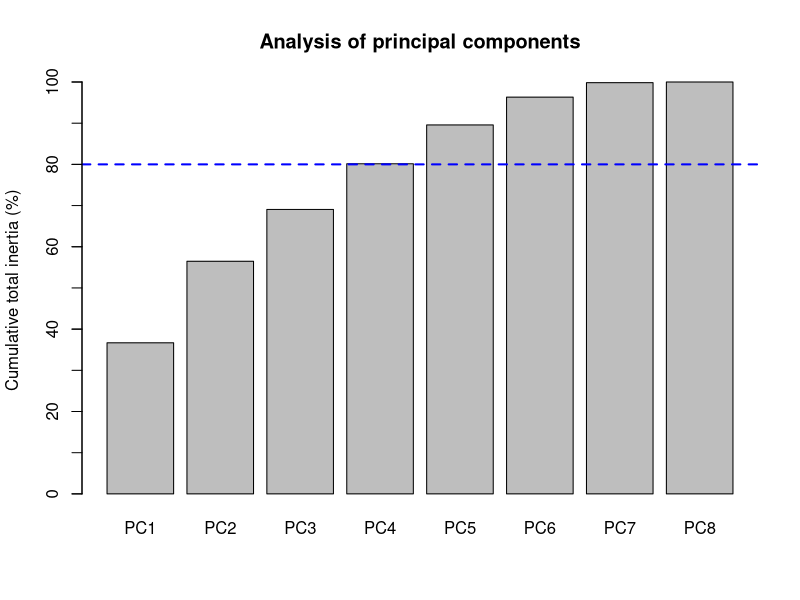
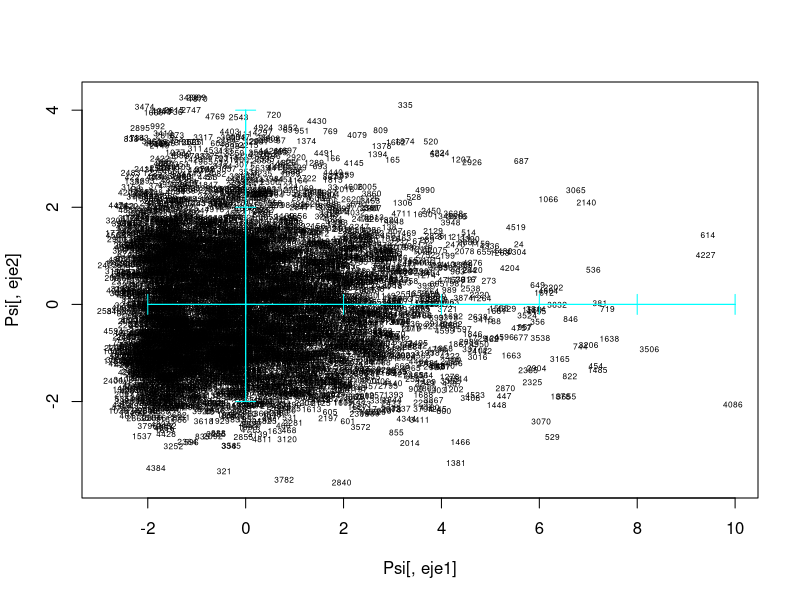
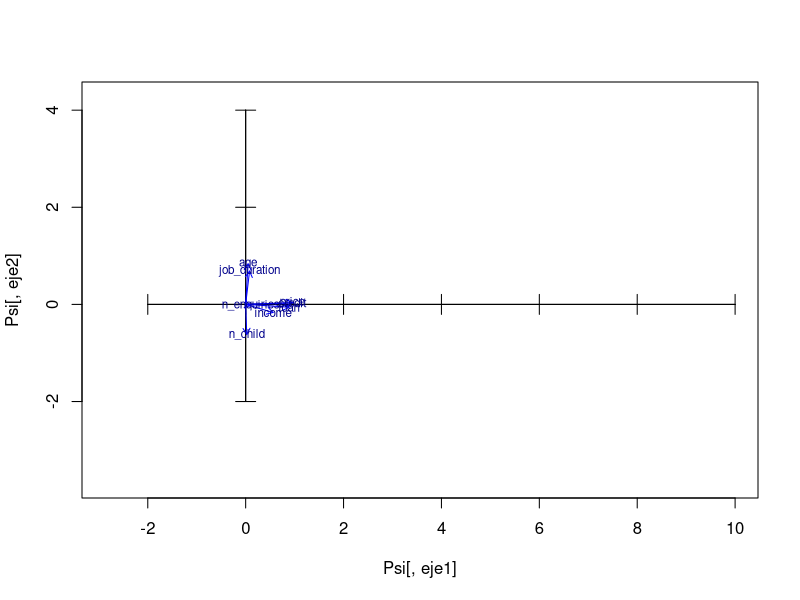
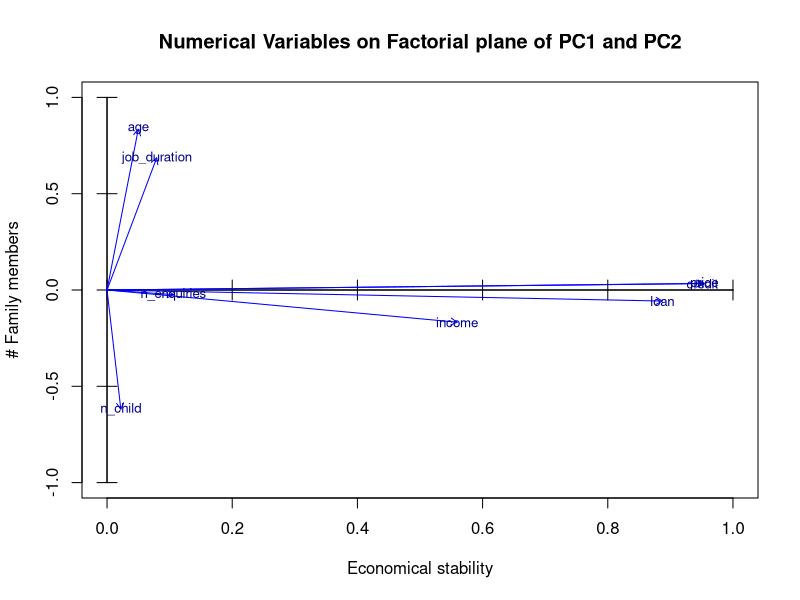
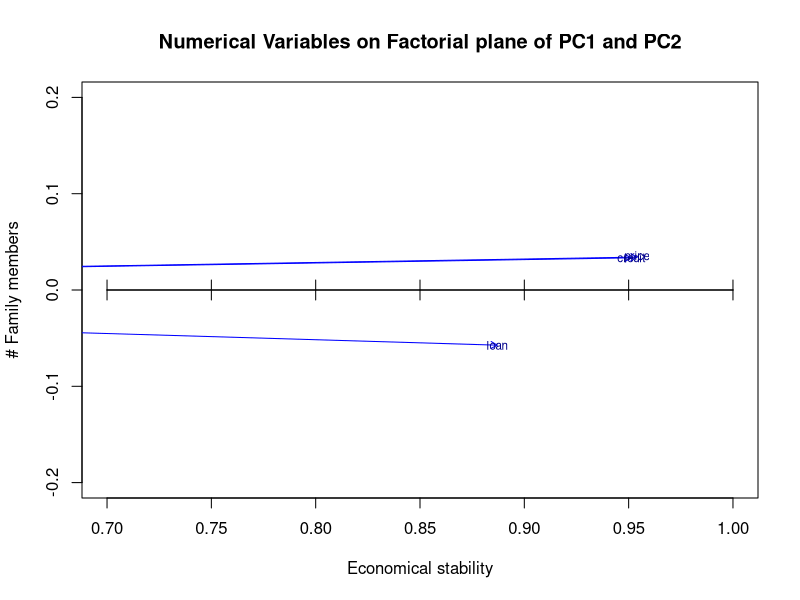
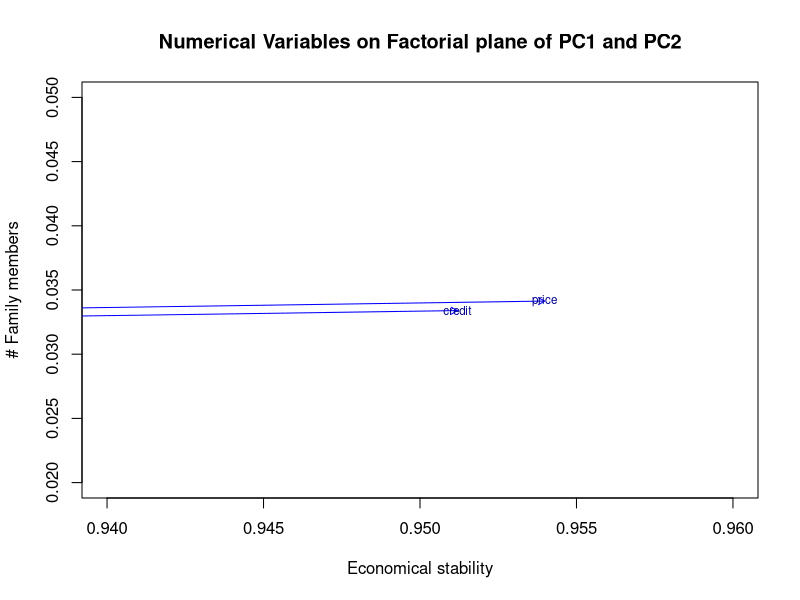
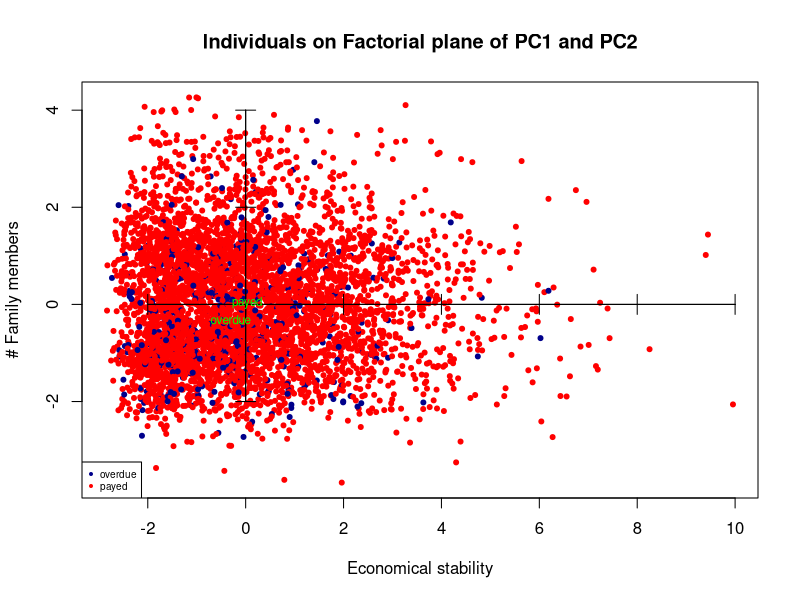
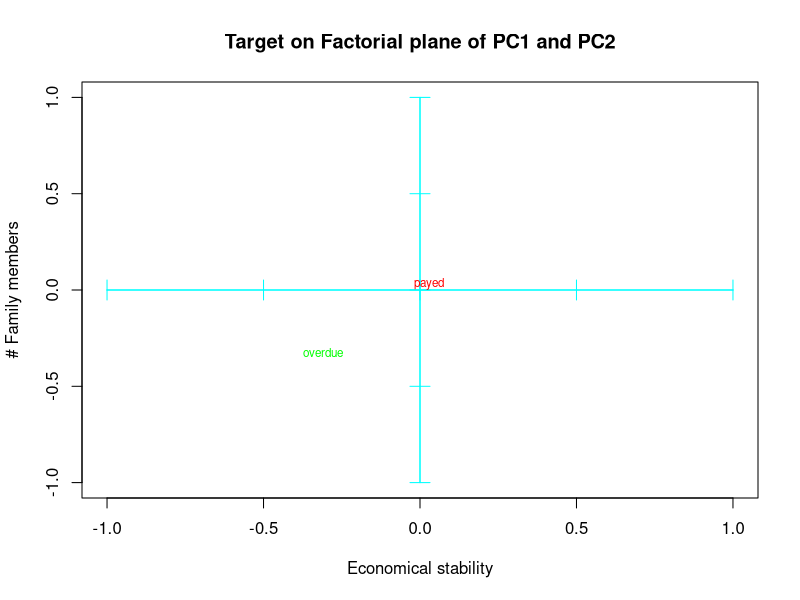

The R source for these figures, in order:
## ---- chunk 1
library(car)
## ---- chunk 2
df <- read.csv("2. Bank-India-preprocessed-data.csv")
data = df

for (i in c(2:5,11:14,17:18,20)) {
  data[,i] <- factor(data[,i])
}
summary(data)
## ---- chunk 3
# Here we can see the output of the PCA 
numeriques <- which(sapply(data,is.numeric))
# We don't include id for the analysis
numeriques = numeriques[-1]

dcon <- data[,numeriques]
sapply(dcon,class)

pc1 <- prcomp(dcon, scale=TRUE)
pc1
## ---- chunk 4
barplot(100*cumsum(pc1$sdev[1:dim(dcon)[2]]^2)/dim(dcon)[2], main = 
        'Analysis of principal components', 
        names.arg = c("PC1", "PC2", "PC3", "PC4", "PC5",
        "PC6", "PC7", "PC8"), ylab = "Cumulative total inertia (%)")

abline(80,0, col = "blue", lwd = 2, lty = 2)
axis(side=2, at=(seq(0, 100, by=10)), labels = FALSE)

## ---- chunk 5
# Select only 4 components
nd = 4
Psi = pc1$x[,1:nd]

# STORAGE OF LABELS FOR INDIVIDUALS AND VARIABLES

iden = row.names(dcon)
etiq = names(dcon)
ze = rep(0,length(etiq)) # WE WILL NEED THIS VECTOR AFTERWARDS FOR THE GRAPHICS

# PLOT OF INDIVIDUALS

#Select the component to be plot on our axis
eje1<-1
eje2<-2

# Here is were we create the shadows

plot(Psi[,eje1],Psi[,eje2], type="n")
text(Psi[,eje1],Psi[,eje2],labels=iden, cex=0.5)
axis(side=1, pos= 0, labels = F, col="cyan")
axis(side=3, pos= 0, labels = F, col="cyan")
axis(side=2, pos= 0, labels = F, col="cyan")
axis(side=4, pos= 0, labels = F, col="cyan")


# Projection of variables
# Correlation between original variables and the principal components
Phi = cor(dcon,Psi)

#select our axes

X<-Phi[,eje1]
Y<-Phi[,eje2]

plot(Psi[,eje1],Psi[,eje2],type="n")
axis(side=1, pos= 0, labels = F)
axis(side=3, pos= 0, labels = F)
axis(side=2, pos= 0, labels = F)
axis(side=4, pos= 0, labels = F)
arrows(ze, ze, X, Y, length = 0.07,col="blue")
text(X,Y,labels=etiq,col="darkblue", cex=0.7)
## ---- chunk 6
plot(Psi[,eje1],Psi[,eje2],type="n", xlim = c(0,1), ylim = c(-1, 1),
     xlab = "Economical stability", ylab='# Family members', main =
       "Numerical Variables on Factorial plane of PC1 and PC2")
axis(side=1, pos= 0, labels = F)
axis(side=3, pos= 0, labels = F)
axis(side=2, pos= 0, labels = F)
axis(side=4, pos= 0, labels = F)
arrows(ze, ze, X, Y, length = 0.07,col="blue")
text(X,Y,labels=etiq,col="darkblue", cex=0.8)
text(-0.65,-0.7, 
     substitute(paste(italic('Note: "price" and "credit" share almost the same space')))
     ,col="red", cex=0.8)

# "price" and "credit" overlap because one is the price of the good to purchase, while credit is the loan the client requests.
## ---- chunk 7
plot(Psi[,eje1],Psi[,eje2],type="n", xlim = c(0.7,1), ylim = c(-0.2, 0.2),
     xlab = "Economical stability", ylab='# Family members', main =
       "Numerical Variables on Factorial plane of PC1 and PC2")
axis(side=1, pos= 0, labels = F)
axis(side=3, pos= 0, labels = F)
axis(side=2, pos= 0, labels = F)
axis(side=4, pos= 0, labels = F)
arrows(ze, ze, X, Y, length = 0.07,col="blue")
text(X,Y,labels=etiq,col="darkblue", cex=0.7)

# Check that there are not more variables aggregated close to "loan"

plot(Psi[,eje1],Psi[,eje2],type="n", xlim = c(0.94,0.96), ylim = c(0.02, 0.05),
     xlab = "Economical stability", ylab='# Family members', main =
      "Numerical Variables on Factorial plane of PC1 and PC2")
axis(side=1, pos= 0, labels = F)
axis(side=3, pos= 0, labels = F)
axis(side=2, pos= 0, labels = F)
axis(side=4, pos= 0, labels = F)
arrows(ze, ze, X, Y, length = 0.07,col="blue")
text(X,Y,labels=etiq,col="darkblue", cex=0.7)
## ---- chunk 8
# Adding the target variable (index=2)

varcat<-factor(data[,2]) 
fdic1 = tapply(Psi[,eje1],varcat,mean)
fdic2 = tapply(Psi[,eje2],varcat,mean) 

varcat=factor(data[,2])
plot(Psi[,1],Psi[,2], pch=c(20,20) [varcat], col=c("darkblue", "red") [varcat],
     xlab = "Economical stability", ylab='# Family members', main =
      "Individuals on Factorial plane of PC1 and PC2")
axis(side=1, pos= 0, labels = F, col="black")
axis(side=3, pos= 0, labels = F, col="black")
axis(side=2, pos= 0, labels = F, col="black")
axis(side=4, pos= 0, labels = F, col="black")
legend("bottomleft",levels(factor(varcat)),pch=c(20,20),col=c("darkblue", "red"), cex=0.6)

text(fdic1,fdic2,labels=levels(varcat), col=c("green", "green"), 
     cex=0.7)

## ---- chunk 9

plot(Psi[,eje1],Psi[,eje2],type="n", xlim= c(-1,1), ylim = c(-1,1),
     xlab = "Economical stability", ylab='# Family members', main =
      "Target on Factorial plane of PC1 and PC2")
axis(side=1, pos= 0, labels = F, col="cyan")
axis(side=3, pos= 0, labels = F, col="cyan")
axis(side=2, pos= 0, labels = F, col="cyan")
axis(side=4, pos= 0, labels = F, col="cyan")

text(fdic1,fdic2,labels=levels(varcat), col=c("green", "red"), 
     cex=0.7)
## ---- chunk 10
dcat <- c(2:5,11:14,17:18,20)
colors<-rainbow(length(dcat))

plot(Psi[,eje1],Psi[,eje2], type = "n")
axis(side=1, pos= 0, labels = F, col="cyan")
axis(side=3, pos= 0, labels = F, col="cyan")
axis(side=2, pos= 0, labels = F, col="cyan")
axis(side=4, pos= 0, labels = F, col="cyan")

# Loop to add all categories 

c <- 1
for(k in dcat){
  seguentColor<-colors[c]
  fdic1 = tapply(Psi[,eje1],data[,k],mean)
  fdic2 = tapply(Psi[,eje2],data[,k],mean) 
  
  text(fdic1,fdic2,labels=levels(factor(data[,k])),col=seguentColor, cex=0.6)
  c<-c+1
}
legend("bottomleft",names(data)[dcat],pch=1,col=colors, cex=0.6)

## ---- chunk 11
plot(Psi[,eje1],Psi[,eje2], type = "n", xlim = c(-3,2), ylim = c(-2,3),
     xlab = "Economical stability", ylab='# Family members', main =
      "Modalities on Factorial plane of PC1 and PC2")
axis(side=1, pos= 0, labels = F, col="cyan")
axis(side=3, pos= 0, labels = F, col="cyan")
axis(side=2, pos= 0, labels = F, col="cyan")
axis(side=4, pos= 0, labels = F, col="cyan")

# Loop to add all categories 

c <- 1
for(k in dcat){
  seguentColor<-colors[c]
  fdic1 = tapply(Psi[,eje1],data[,k],mean)
  fdic2 = tapply(Psi[,eje2],data[,k],mean) 
  
  text(fdic1,fdic2,labels=levels(factor(data[,k])),col=seguentColor, cex=0.6)
  c<-c+1
}
legend("bottomleft",names(data)[dcat],pch=1,col=colors, cex=0.6)

## ---- chunk 12
groups <- list(c(2:5), c(11:13), 14, 17, 18, 20)

for(j in 1:length(groups)){
  colors <- c("red", "blue", "darkgreen")
  
  plot(Psi[,eje1],Psi[,eje2], type = "n", xlim = c(-3,2), ylim = c(-2,3))
  axis(side=1, pos= 0, labels = F, col="cyan")
  axis(side=3, pos= 0, labels = F, col="cyan")
  axis(side=2, pos= 0, labels = F, col="cyan")
  axis(side=4, pos= 0, labels = F, col="cyan")
    
    # Loop to add all categories of this group
    c <- 1
    for(k in groups[[j]]){
      seguentColor<-colors[c]
      fdic1 = tapply(Psi[,eje1],data[,k],mean)
      fdic2 = tapply(Psi[,eje2],data[,k],mean) 
      
      text(fdic1,fdic2,labels=levels(factor(data[,k])),col=seguentColor, 
           cex=0.6)
      c <- c+1
    }
  legend("bottomleft",names(data)[groups[[j]]],pch=1,col=colors, cex=0.6)
}


## ---- chunk 13
groups <- list(c(2:5), c(11:13))

for(j in 1:length(groups)){
  # colors <- c("red", "darkgreen", "green", "brown", "blue", "purple", "darkorange")
  colors <- c("red", "blue", "darkgreen")
  
  plot(Psi[,eje1],Psi[,eje2], type = "n", xlim = c(-1,2), ylim = c(-1,3))
  axis(side=1, pos= 0, labels = F, col="cyan")
  axis(side=3, pos= 0, labels = F, col="cyan")
  axis(side=2, pos= 0, labels = F, col="cyan")
  axis(side=4, pos= 0, labels = F, col="cyan")
  
  #add projections of numerical variables in background
  arrows(ze, ze, X, Y, length = 0.07,col="gray")
  text(X,Y,labels=etiq,col="gray", cex=0.7)
    
    # Loop to add all categories of this group
    c <- 1
    for(k in groups[[j]]){
      seguentColor<-colors[c]
      fdic1 = tapply(Psi[,eje1],data[,k],mean)
      fdic2 = tapply(Psi[,eje2],data[,k],mean) 
      
      text(fdic1,fdic2,labels=levels(factor(data[,k])),col=seguentColor, 
           cex=0.6)
      c <- c+1
    }
  legend("bottomleft",names(data)[groups[[j]]],pch=1,col=colors, cex=0.6)
}

## ---- chunk 14
# Plot the PCA plan
plot(Psi[,eje1],Psi[,eje2])
axis(side=1, pos= 0, labels = F, col="cyan")
axis(side=3, pos= 0, labels = F, col="cyan")
axis(side=2, pos= 0, labels = F, col="cyan")
axis(side=4, pos= 0, labels = F, col="cyan")

# Defining the parameter for Mahalanobis distance
df <- Psi[,eje1:eje2]
df.center <- colMeans(df)
df.cov <- cov(df)
rad <- sqrt(qchisq(0.95, df = ncol(df)))


# Plotting the ellipse of Mahalanobis distance
ellipse <- data.frame(ellipse(df.center, df.cov, rad, 100, FALSE, col = "orange", fill=TRUE))
## ---- chunk 15
#Select the component to be plot on our axis
eje1<-1
eje2<-3

# Here is were we create the shadows

plot(Psi[,eje1],Psi[,eje2], type="n")
text(Psi[,eje1],Psi[,eje2],labels=iden, cex=0.5)
axis(side=1, pos= 0, labels = F, col="cyan")
axis(side=3, pos= 0, labels = F, col="cyan")
axis(side=2, pos= 0, labels = F, col="cyan")
axis(side=4, pos= 0, labels = F, col="cyan")


# Projection of variables
# Correlation between original variables and the principal components
Phi = cor(dcon,Psi)

#select our axes

X<-Phi[,eje1]
Y<-Phi[,eje2]

plot(Psi[,eje1],Psi[,eje2],type="n")
axis(side=1, pos= 0, labels = F)
axis(side=3, pos= 0, labels = F)
axis(side=2, pos= 0, labels = F)
axis(side=4, pos= 0, labels = F)
arrows(ze, ze, X, Y, length = 0.07,col="blue")
text(X,Y,labels=etiq,col="darkblue", cex=0.7)
## ---- chunk 16
plot(Psi[,eje1],Psi[,eje2],type="n", xlim = c(0,1), ylim = c(-1, 1),
     main = '', xlab = 'PC1', ylab='PC2')
axis(side=1, pos= 0, labels = F)
axis(side=3, pos= 0, labels = F)
axis(side=2, pos= 0, labels = F)
axis(side=4, pos= 0, labels = F)
arrows(ze, ze, X, Y, length = 0.07,col="blue")
text(X,Y,labels=etiq,col="darkblue", cex=0.8)
text(-0.65,-0.7, 
     substitute(paste(italic('Note: "price" and "credit" share almost the same space')))
     ,col="red", cex=0.8)

# "price" and "credit" overlap because one is the price of the good to purchase, while credit is the loan the client requests.
## ---- chunk 17
plot(Psi[,eje1],Psi[,eje2],type="n", xlim = c(0.7,1), ylim = c(-0.2, 0.2))
axis(side=1, pos= 0, labels = F)
axis(side=3, pos= 0, labels = F)
axis(side=2, pos= 0, labels = F)
axis(side=4, pos= 0, labels = F)
arrows(ze, ze, X, Y, length = 0.07,col="blue")
text(X,Y,labels=etiq,col="darkblue", cex=0.7)

# Check that there are not more variables aggregated close to "loan"

plot(Psi[,eje1],Psi[,eje2],type="n", xlim = c(0.85,1), ylim = c(-0.1, 0))
axis(side=1, pos= 0, labels = F)
axis(side=3, pos= 0, labels = F)
axis(side=2, pos= 0, labels = F)
axis(side=4, pos= 0, labels = F)
arrows(ze, ze, X, Y, length = 0.07,col="blue")
text(X,Y,labels=etiq,col="darkblue", cex=0.7)
## ---- chunk 18
# Adding the target variable (index=2)

varcat<-factor(data[,2]) 
fdic1 = tapply(Psi[,eje1],varcat,mean)
fdic2 = tapply(Psi[,eje2],varcat,mean) 

varcat=factor(data[,2])
plot(Psi[,1],Psi[,2], pch=c(20,20) [varcat], col=c("darkblue", "red") [varcat],
     xlab = 'PC1', ylab = 'PC2')
axis(side=1, pos= 0, labels = F, col="black")
axis(side=3, pos= 0, labels = F, col="black")
axis(side=2, pos= 0, labels = F, col="black")
axis(side=4, pos= 0, labels = F, col="black")
legend("bottomleft",levels(factor(varcat)),pch=c(20,20),col=c("darkblue", "red"), cex=0.6)

text(fdic1,fdic2,labels=levels(varcat), col=c("green", "green"), 
     cex=0.7)

## ---- chunk 19

plot(Psi[,eje1],Psi[,eje2],type="n", xlim= c(-1,1), ylim = c(-1,1))
axis(side=1, pos= 0, labels = F, col="cyan")
axis(side=3, pos= 0, labels = F, col="cyan")
axis(side=2, pos= 0, labels = F, col="cyan")
axis(side=4, pos= 0, labels = F, col="cyan")

text(fdic1,fdic2,labels=levels(varcat), col=c("green", "red"), 
     cex=0.7)
## ---- chunk 20
dcat <- c(2:5,11:14,17:18,20)
colors<-rainbow(length(dcat))

plot(Psi[,eje1],Psi[,eje2], type = "n")
axis(side=1, pos= 0, labels = F, col="cyan")
axis(side=3, pos= 0, labels = F, col="cyan")
axis(side=2, pos= 0, labels = F, col="cyan")
axis(side=4, pos= 0, labels = F, col="cyan")

# Loop to add all categories 

c <- 1
for(k in dcat){
  seguentColor<-colors[c]
  fdic1 = tapply(Psi[,eje1],data[,k],mean)
  fdic2 = tapply(Psi[,eje2],data[,k],mean) 
  
  text(fdic1,fdic2,labels=levels(factor(data[,k])),col=seguentColor, cex=0.6)
  c<-c+1
}
legend("bottomleft",names(data)[dcat],pch=1,col=colors, cex=0.6)

## ---- chunk 21
plot(Psi[,eje1],Psi[,eje2], type = "n", xlim = c(-3,2), ylim = c(-2,3))
axis(side=1, pos= 0, labels = F, col="cyan")
axis(side=3, pos= 0, labels = F, col="cyan")
axis(side=2, pos= 0, labels = F, col="cyan")
axis(side=4, pos= 0, labels = F, col="cyan")

# Loop to add all categories 

c <- 1
for(k in dcat){
  seguentColor<-colors[c]
  fdic1 = tapply(Psi[,eje1],data[,k],mean)
  fdic2 = tapply(Psi[,eje2],data[,k],mean) 
  
  text(fdic1,fdic2,labels=levels(factor(data[,k])),col=seguentColor, cex=0.6)
  c<-c+1
}
legend("bottomleft",names(data)[dcat],pch=1,col=colors, cex=0.6)

## ---- chunk 22
groups <- list(c(2:5), c(11:13), 14, 17, 18, 20)

for(j in 1:length(groups)){
  colors <- c("red", "blue", "darkgreen")
  
  plot(Psi[,eje1],Psi[,eje2], type = "n", xlim = c(-3,2), ylim = c(-2,3))
  axis(side=1, pos= 0, labels = F, col="cyan")
  axis(side=3, pos= 0, labels = F, col="cyan")
  axis(side=2, pos= 0, labels = F, col="cyan")
  axis(side=4, pos= 0, labels = F, col="cyan")
    
    # Loop to add all categories of this group
    c <- 1
    for(k in groups[[j]]){
      seguentColor<-colors[c]
      fdic1 = tapply(Psi[,eje1],data[,k],mean)
      fdic2 = tapply(Psi[,eje2],data[,k],mean) 
      
      text(fdic1,fdic2,labels=levels(factor(data[,k])),col=seguentColor, 
           cex=0.6)
      c <- c+1
    }
  legend("bottomleft",names(data)[groups[[j]]],pch=1,col=colors, cex=0.6)
}


## ---- chunk 23
groups <- list(c(2:5), c(11:13))

for(j in 1:length(groups)){
  # colors <- c("red", "darkgreen", "green", "brown", "blue", "purple", "darkorange")
  colors <- c("red", "blue", "darkgreen")
  
  plot(Psi[,eje1],Psi[,eje2], type = "n", xlim = c(-1,2), ylim = c(-1,3))
  axis(side=1, pos= 0, labels = F, col="cyan")
  axis(side=3, pos= 0, labels = F, col="cyan")
  axis(side=2, pos= 0, labels = F, col="cyan")
  axis(side=4, pos= 0, labels = F, col="cyan")
  
  #add projections of numerical variables in background
  arrows(ze, ze, X, Y, length = 0.07,col="gray")
  text(X,Y,labels=etiq,col="gray", cex=0.7)
    
    # Loop to add all categories of this group
    c <- 1
    for(k in groups[[j]]){
      seguentColor<-colors[c]
      fdic1 = tapply(Psi[,eje1],data[,k],mean)
      fdic2 = tapply(Psi[,eje2],data[,k],mean) 
      
      text(fdic1,fdic2,labels=levels(factor(data[,k])),col=seguentColor, 
           cex=0.6)
      c <- c+1
    }
  legend("bottomleft",names(data)[groups[[j]]],pch=1,col=colors, cex=0.6)
}

## ---- chunk 24
#Select the component to be plot on our axis
eje1<-2
eje2<-3

# Here is were we create the shadows

plot(Psi[,eje1],Psi[,eje2], type="n")
text(Psi[,eje1],Psi[,eje2],labels=iden, cex=0.5)
axis(side=1, pos= 0, labels = F, col="cyan")
axis(side=3, pos= 0, labels = F, col="cyan")
axis(side=2, pos= 0, labels = F, col="cyan")
axis(side=4, pos= 0, labels = F, col="cyan")


# Projection of variables
# Correlation between original variables and the principal components
Phi = cor(dcon,Psi)

#select our axes

X<-Phi[,eje1]
Y<-Phi[,eje2]

plot(Psi[,eje1],Psi[,eje2],type="n")
axis(side=1, pos= 0, labels = F)
axis(side=3, pos= 0, labels = F)
axis(side=2, pos= 0, labels = F)
axis(side=4, pos= 0, labels = F)
arrows(ze, ze, X, Y, length = 0.07,col="blue")
text(X,Y,labels=etiq,col="darkblue", cex=0.7)
## ---- chunk 25
plot(Psi[,eje1],Psi[,eje2],type="n", xlim = c(-0.2,0.2), ylim = c(-0.2, 1),
     main = '', xlab = 'PC1', ylab='PC2')
axis(side=1, pos= 0, labels = F)
axis(side=3, pos= 0, labels = F)
axis(side=2, pos= 0, labels = F)
axis(side=4, pos= 0, labels = F)
arrows(ze, ze, X, Y, length = 0.07,col="blue")
text(X,Y,labels=etiq,col="darkblue", cex=0.8)
text(-0.65,-0.7, 
     substitute(paste(italic('Note: "price" and "credit" share almost the same space')))
     ,col="red", cex=0.8)

# "price" and "credit" overlap because one is the price of the good to purchase, while credit is the loan the client requests.
## ---- chunk 26
plot(Psi[,eje1],Psi[,eje2],type="n", xlim = c(0.7,1), ylim = c(-0.2, 0.2))
axis(side=1, pos= 0, labels = F)
axis(side=3, pos= 0, labels = F)
axis(side=2, pos= 0, labels = F)
axis(side=4, pos= 0, labels = F)
arrows(ze, ze, X, Y, length = 0.07,col="blue")
text(X,Y,labels=etiq,col="darkblue", cex=0.7)

# Check that there are not more variables aggregated close to "loan"

plot(Psi[,eje1],Psi[,eje2],type="n", xlim = c(0.85,1), ylim = c(-0.1, 0))
axis(side=1, pos= 0, labels = F)
axis(side=3, pos= 0, labels = F)
axis(side=2, pos= 0, labels = F)
axis(side=4, pos= 0, labels = F)
arrows(ze, ze, X, Y, length = 0.07,col="blue")
text(X,Y,labels=etiq,col="darkblue", cex=0.7)
## ---- chunk 27
# Adding the target variable (index=2)

varcat<-factor(data[,2]) 
fdic1 = tapply(Psi[,eje1],varcat,mean)
fdic2 = tapply(Psi[,eje2],varcat,mean) 

varcat=factor(data[,2])
plot(Psi[,1],Psi[,2], pch=c(20,20) [varcat], col=c("darkblue", "red") [varcat],
     xlab = 'PC1', ylab = 'PC2')
axis(side=1, pos= 0, labels = F, col="black")
axis(side=3, pos= 0, labels = F, col="black")
axis(side=2, pos= 0, labels = F, col="black")
axis(side=4, pos= 0, labels = F, col="black")
legend("bottomleft",levels(factor(varcat)),pch=c(20,20),col=c("darkblue", "red"), cex=0.6)

text(fdic1,fdic2,labels=levels(varcat), col=c("green", "green"), 
     cex=0.7)

## ---- chunk 28

plot(Psi[,eje1],Psi[,eje2],type="n", xlim= c(-1,1), ylim = c(-1,1))
axis(side=1, pos= 0, labels = F, col="cyan")
axis(side=3, pos= 0, labels = F, col="cyan")
axis(side=2, pos= 0, labels = F, col="cyan")
axis(side=4, pos= 0, labels = F, col="cyan")

text(fdic1,fdic2,labels=levels(varcat), col=c("green", "red"), cex=0.7)
## ---- chunk 29
dcat <- c(2:5,11:14,17:18,20)
colors<-rainbow(length(dcat))

plot(Psi[,eje1],Psi[,eje2], type = "n")
axis(side=1, pos= 0, labels = F, col="cyan")
axis(side=3, pos= 0, labels = F, col="cyan")
axis(side=2, pos= 0, labels = F, col="cyan")
axis(side=4, pos= 0, labels = F, col="cyan")

# Loop to add all categories 

c <- 1
for(k in dcat){
  seguentColor<-colors[c]
  fdic1 = tapply(Psi[,eje1],data[,k],mean)
  fdic2 = tapply(Psi[,eje2],data[,k],mean) 
  
  text(fdic1,fdic2,labels=levels(factor(data[,k])),col=seguentColor, cex=0.6)
  c<-c+1
}
legend("bottomleft",names(data)[dcat],pch=1,col=colors, cex=0.6)

## ---- chunk 30
plot(Psi[,eje1],Psi[,eje2], type = "n", xlim = c(-3,2), ylim = c(-2,3))
axis(side=1, pos= 0, labels = F, col="cyan")
axis(side=3, pos= 0, labels = F, col="cyan")
axis(side=2, pos= 0, labels = F, col="cyan")
axis(side=4, pos= 0, labels = F, col="cyan")

# Loop to add all categories 

c <- 1
for(k in dcat){
  seguentColor<-colors[c]
  fdic1 = tapply(Psi[,eje1],data[,k],mean)
  fdic2 = tapply(Psi[,eje2],data[,k],mean) 
  
  text(fdic1,fdic2,labels=levels(factor(data[,k])),col=seguentColor, cex=0.6)
  c<-c+1
}
legend("bottomleft",names(data)[dcat],pch=1,col=colors, cex=0.6)

## ---- chunk 31
groups <- list(c(2:5), c(11:13), 14, 17, 18, 20)

for(j in 1:length(groups)){
  colors <- c("red", "blue", "darkgreen")
  
  plot(Psi[,eje1],Psi[,eje2], type = "n", xlim = c(-3,2), ylim = c(-2,3))
  axis(side=1, pos= 0, labels = F, col="cyan")
  axis(side=3, pos= 0, labels = F, col="cyan")
  axis(side=2, pos= 0, labels = F, col="cyan")
  axis(side=4, pos= 0, labels = F, col="cyan")
    
    # Loop to add all categories of this group
    c <- 1
    for(k in groups[[j]]){
      seguentColor<-colors[c]
      fdic1 = tapply(Psi[,eje1],data[,k],mean)
      fdic2 = tapply(Psi[,eje2],data[,k],mean) 
      
      text(fdic1,fdic2,labels=levels(factor(data[,k])),col=seguentColor, 
           cex=0.6)
      c <- c+1
    }
  legend("bottomleft",names(data)[groups[[j]]],pch=1,col=colors, cex=0.6)
}


## ---- chunk 32
groups <- list(c(2:5), c(11:13))

for(j in 1:length(groups)){
  # colors <- c("red", "darkgreen", "green", "brown", "blue", "purple", "darkorange")
  colors <- c("red", "blue", "darkgreen")
  
  plot(Psi[,eje1],Psi[,eje2], type = "n", xlim = c(-1,2), ylim = c(-1,3))
  axis(side=1, pos= 0, labels = F, col="cyan")
  axis(side=3, pos= 0, labels = F, col="cyan")
  axis(side=2, pos= 0, labels = F, col="cyan")
  axis(side=4, pos= 0, labels = F, col="cyan")
  
  #add projections of numerical variables in background
  arrows(ze, ze, X, Y, length = 0.07,col="gray")
  text(X,Y,labels=etiq,col="gray", cex=0.7)
    
    # Loop to add all categories of this group
    c <- 1
    for(k in groups[[j]]){
      seguentColor<-colors[c]
      fdic1 = tapply(Psi[,eje1],data[,k],mean)
      fdic2 = tapply(Psi[,eje2],data[,k],mean) 
      
      text(fdic1,fdic2,labels=levels(factor(data[,k])),col=seguentColor, 
           cex=0.6)
      c <- c+1
    }
  legend("bottomleft",names(data)[groups[[j]]],pch=1,col=colors, cex=0.6)
}

## ---- chunk 33
# Plot the PCA plan
eje1 <- 1
eje2 <- 2
plot(Psi[,eje1],Psi[,eje2], xlab= "Economical stability", ylab = "# Family members", main = "Outliers")
axis(side=1, pos= 0, labels = F, col="cyan")
axis(side=3, pos= 0, labels = F, col="cyan")
axis(side=2, pos= 0, labels = F, col="cyan")
axis(side=4, pos= 0, labels = F, col="cyan")

# Defining the parameter for Mahalanobis distance
df <- Psi[,eje1:eje2]
df.center <- colMeans(df)
df.cov <- cov(df)
rad <- sqrt(qchisq(0.95, df = ncol(df)))


# Plotting the ellipse of Mahalanobis distance
ellipse <- data.frame(ellipse(df.center, df.cov, rad, 100, FALSE, col = "orange", fill=TRUE))


# Then applying the Mahalanobis distance and the cut-off threshold, we'll find our data treated.
## ---- chunk 34
# Applying the function
distances <- mahalanobis(x = df, center = df.center, cov = df.cov)

# Defining the Cut-off trigger using Chi-square distance with p = 0.95 df = 2 which in ncol(df)
cutoff <- qchisq(p = 0.95 , df = ncol(df))

# Display all the observations whose distance is greater than the cut-off value.
df[distances > cutoff ,]

# Displan only the observation within the distance
df_clean <- df[distances < cutoff ,]
plot(df_clean, type = "p", main = "Data without outliers", xlab = "Economical stability", ylab = "# Family members")
# text(Psi[,eje1],Psi[,eje2],labels=iden,  cex=0.5)
axis(side=1, pos= 0, labels = F, col="cyan")
axis(side=3, pos= 0, labels = F, col="cyan")
axis(side=2, pos= 0, labels = F, col="cyan")
axis(side=4, pos= 0, labels = F, col="cyan")
## ---- chunk 35
#select other axes

eje1 = 3
eje2 = 4

X<-Phi[,eje1]
Y<-Phi[,eje2]

plot(Psi[,eje1],Psi[,eje2],type="n", xlim = c(-.2,1), ylim = c(-1,.2))
axis(side=1, pos= 0, labels = F)
axis(side=3, pos= 0, labels = F)
axis(side=2, pos= 0, labels = F)
axis(side=4, pos= 0, labels = F)
arrows(ze, ze, X, Y, length = 0.07,col="blue")
text(X,Y,labels=etiq,col="darkblue", cex=0.7)
## ---- chunk 36
# df <- data.frame(data$n_child, age)

# Calculate the average age for each n_child value
avg_age <- tapply(data$age, data$n_child, mean)
regression_model <- lm(data$age ~ data$n_child, data = data)
## ---- chunk 37
# Create the scatter plot
plot(names(avg_age), avg_age, xlab = "n_child", ylab = "Average Age", main = "Average Age vs. n_child")
abline(regression_model, col = "blue")
## ---- chunk 38
par(mfrow=c(1,1))
plot (data$n_child, data$age)
## ---- chunk 39
reverse_lm <- lm(data$n_child ~ data$age, data = data)
summary(reverse_lm)

## ---- chunk 40
plot (data$age, data$n_child)
abline(reverse_lm, col = "blue")
## ---- chunk 41
regression_model
summary(regression_model)
## ---- chunk 42
par(mfrow=c(2,2))
plot(regression_model)
